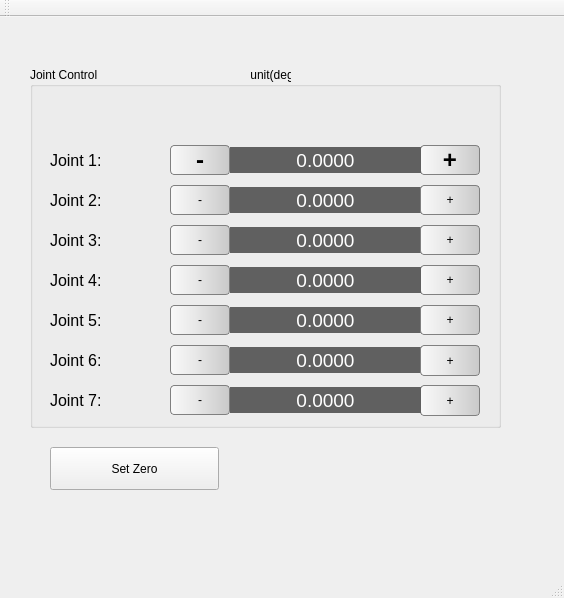
<?xml version="1.0" encoding="UTF-8"?>
<ui version="4.0">
 <class>MainWindow</class>
 <widget class="QMainWindow" name="MainWindow">
  <property name="geometry">
   <rect>
    <x>0</x>
    <y>0</y>
    <width>564</width>
    <height>598</height>
   </rect>
  </property>
  <property name="windowTitle">
   <string>Control Panel</string>
  </property>
  <widget class="QWidget" name="centralWidget">
   <widget class="QGroupBox" name="groupBox_3">
    <property name="geometry">
     <rect>
      <x>30</x>
      <y>50</y>
      <width>471</width>
      <height>361</height>
     </rect>
    </property>
    <property name="styleSheet">
     <string notr="true"/>
    </property>
    <property name="title">
     <string>Joint Control                                              unit(deg.)</string>
    </property>
    <widget class="QLabel" name="lb_joint5">
     <property name="geometry">
      <rect>
       <x>200</x>
       <y>240</y>
       <width>191</width>
       <height>26</height>
      </rect>
     </property>
     <property name="sizePolicy">
      <sizepolicy hsizetype="Expanding" vsizetype="Preferred">
       <horstretch>0</horstretch>
       <verstretch>0</verstretch>
      </sizepolicy>
     </property>
     <property name="font">
      <font>
       <pointsize>14</pointsize>
      </font>
     </property>
     <property name="styleSheet">
      <string notr="true">background-color: rgb(96, 96, 96);
color: white;</string>
     </property>
     <property name="text">
      <string>0.0000</string>
     </property>
     <property name="alignment">
      <set>Qt::AlignCenter</set>
     </property>
    </widget>
    <widget class="QPushButton" name="pbn_joint4Left">
     <property name="geometry">
      <rect>
       <x>140</x>
       <y>198</y>
       <width>60</width>
       <height>30</height>
      </rect>
     </property>
     <property name="sizePolicy">
      <sizepolicy hsizetype="Fixed" vsizetype="Fixed">
       <horstretch>0</horstretch>
       <verstretch>0</verstretch>
      </sizepolicy>
     </property>
     <property name="focusPolicy">
      <enum>Qt::NoFocus</enum>
     </property>
     <property name="styleSheet">
      <string notr="true">background-color: qlineargradient( x1:0, y1:0, x2:1, y2:0, stop:0 #F9F9F9, stop:0.4  #E9E9E9, stop:0.7 #D9D9D9, stop:1 #C9C9C9);
font: bold 18pt &quot;Ubuntu&quot;;
border: 1px solid rgb(128, 128, 128);
border-radius: 4px;</string>
     </property>
     <property name="text">
      <string>-</string>
     </property>
     <property name="autoRepeat">
      <bool>true</bool>
     </property>
    </widget>
    <widget class="QLabel" name="lb_joint2">
     <property name="geometry">
      <rect>
       <x>200</x>
       <y>120</y>
       <width>191</width>
       <height>26</height>
      </rect>
     </property>
     <property name="sizePolicy">
      <sizepolicy hsizetype="Expanding" vsizetype="Preferred">
       <horstretch>0</horstretch>
       <verstretch>0</verstretch>
      </sizepolicy>
     </property>
     <property name="font">
      <font>
       <pointsize>14</pointsize>
      </font>
     </property>
     <property name="styleSheet">
      <string notr="true">background-color: rgb(96, 96, 96);
color: white;</string>
     </property>
     <property name="text">
      <string>0.0000</string>
     </property>
     <property name="alignment">
      <set>Qt::AlignCenter</set>
     </property>
    </widget>
    <widget class="QPushButton" name="pbn_joint6Left">
     <property name="geometry">
      <rect>
       <x>140</x>
       <y>278</y>
       <width>60</width>
       <height>30</height>
      </rect>
     </property>
     <property name="sizePolicy">
      <sizepolicy hsizetype="Fixed" vsizetype="Fixed">
       <horstretch>0</horstretch>
       <verstretch>0</verstretch>
      </sizepolicy>
     </property>
     <property name="focusPolicy">
      <enum>Qt::NoFocus</enum>
     </property>
     <property name="styleSheet">
      <string notr="true">background-color: qlineargradient( x1:0, y1:0, x2:1, y2:0, stop:0 #F9F9F9, stop:0.4  #E9E9E9, stop:0.7 #D9D9D9, stop:1 #C9C9C9);
font: bold 18pt &quot;Ubuntu&quot;;
border: 1px solid rgb(128, 128, 128);
border-radius: 4px;</string>
     </property>
     <property name="text">
      <string>-</string>
     </property>
     <property name="autoRepeat">
      <bool>true</bool>
     </property>
    </widget>
    <widget class="QPushButton" name="pbn_joint2Left">
     <property name="geometry">
      <rect>
       <x>140</x>
       <y>118</y>
       <width>60</width>
       <height>30</height>
      </rect>
     </property>
     <property name="sizePolicy">
      <sizepolicy hsizetype="Fixed" vsizetype="Fixed">
       <horstretch>0</horstretch>
       <verstretch>0</verstretch>
      </sizepolicy>
     </property>
     <property name="focusPolicy">
      <enum>Qt::NoFocus</enum>
     </property>
     <property name="styleSheet">
      <string notr="true">background-color: qlineargradient( x1:0, y1:0, x2:1, y2:0, stop:0 #F9F9F9, stop:0.4  #E9E9E9, stop:0.7 #D9D9D9, stop:1 #C9C9C9);
font: bold 18pt &quot;Ubuntu&quot;;
border: 1px solid rgb(128, 128, 128);
border-radius: 4px;</string>
     </property>
     <property name="text">
      <string>-</string>
     </property>
     <property name="autoRepeat">
      <bool>true</bool>
     </property>
    </widget>
    <widget class="QLabel" name="lb_joint3">
     <property name="geometry">
      <rect>
       <x>200</x>
       <y>160</y>
       <width>191</width>
       <height>26</height>
      </rect>
     </property>
     <property name="sizePolicy">
      <sizepolicy hsizetype="Expanding" vsizetype="Preferred">
       <horstretch>0</horstretch>
       <verstretch>0</verstretch>
      </sizepolicy>
     </property>
     <property name="font">
      <font>
       <pointsize>14</pointsize>
      </font>
     </property>
     <property name="styleSheet">
      <string notr="true">background-color: rgb(96, 96, 96);
color: white;</string>
     </property>
     <property name="text">
      <string>0.0000</string>
     </property>
     <property name="alignment">
      <set>Qt::AlignCenter</set>
     </property>
    </widget>
    <widget class="QPushButton" name="pbn_joint4Right">
     <property name="geometry">
      <rect>
       <x>390</x>
       <y>198</y>
       <width>60</width>
       <height>30</height>
      </rect>
     </property>
     <property name="sizePolicy">
      <sizepolicy hsizetype="Fixed" vsizetype="Fixed">
       <horstretch>0</horstretch>
       <verstretch>0</verstretch>
      </sizepolicy>
     </property>
     <property name="focusPolicy">
      <enum>Qt::NoFocus</enum>
     </property>
     <property name="styleSheet">
      <string notr="true">background-color: qlineargradient( x1:0, y1:0, x2:1, y2:0, stop:0 #F9F9F9, stop:0.4  #E9E9E9, stop:0.7 #D9D9D9, stop:1 #C9C9C9);
font: bold 18pt &quot;Ubuntu&quot;;
border: 1px solid rgb(128, 128, 128);
border-radius: 4px;</string>
     </property>
     <property name="text">
      <string>+</string>
     </property>
     <property name="autoRepeat">
      <bool>true</bool>
     </property>
    </widget>
    <widget class="QPushButton" name="pbn_joint1Right">
     <property name="geometry">
      <rect>
       <x>390</x>
       <y>78</y>
       <width>60</width>
       <height>30</height>
      </rect>
     </property>
     <property name="sizePolicy">
      <sizepolicy hsizetype="Fixed" vsizetype="Fixed">
       <horstretch>0</horstretch>
       <verstretch>0</verstretch>
      </sizepolicy>
     </property>
     <property name="font">
      <font>
       <family>Ubuntu</family>
       <pointsize>18</pointsize>
       <weight>75</weight>
       <italic>false</italic>
       <bold>true</bold>
      </font>
     </property>
     <property name="focusPolicy">
      <enum>Qt::NoFocus</enum>
     </property>
     <property name="styleSheet">
      <string notr="true">background-color: qlineargradient( x1:0, y1:0, x2:1, y2:0, stop:0 #F9F9F9, stop:0.4  #E9E9E9, stop:0.7 #D9D9D9, stop:1 #C9C9C9);
font: bold 18pt &quot;Ubuntu&quot;;
border: 1px solid rgb(128, 128, 128);
border-radius: 4px;</string>
     </property>
     <property name="text">
      <string>+</string>
     </property>
     <property name="autoRepeat">
      <bool>true</bool>
     </property>
    </widget>
    <widget class="QLabel" name="lb_joint6">
     <property name="geometry">
      <rect>
       <x>200</x>
       <y>280</y>
       <width>191</width>
       <height>26</height>
      </rect>
     </property>
     <property name="sizePolicy">
      <sizepolicy hsizetype="Expanding" vsizetype="Preferred">
       <horstretch>0</horstretch>
       <verstretch>0</verstretch>
      </sizepolicy>
     </property>
     <property name="font">
      <font>
       <pointsize>14</pointsize>
      </font>
     </property>
     <property name="styleSheet">
      <string notr="true">background-color: rgb(96, 96, 96);
color: white;</string>
     </property>
     <property name="text">
      <string>0.0000</string>
     </property>
     <property name="alignment">
      <set>Qt::AlignCenter</set>
     </property>
    </widget>
    <widget class="QPushButton" name="pbn_joint6Right">
     <property name="geometry">
      <rect>
       <x>390</x>
       <y>278</y>
       <width>60</width>
       <height>31</height>
      </rect>
     </property>
     <property name="sizePolicy">
      <sizepolicy hsizetype="Fixed" vsizetype="Fixed">
       <horstretch>0</horstretch>
       <verstretch>0</verstretch>
      </sizepolicy>
     </property>
     <property name="focusPolicy">
      <enum>Qt::NoFocus</enum>
     </property>
     <property name="styleSheet">
      <string notr="true">background-color: qlineargradient( x1:0, y1:0, x2:1, y2:0, stop:0 #F9F9F9, stop:0.4  #E9E9E9, stop:0.7 #D9D9D9, stop:1 #C9C9C9);
font: bold 18pt &quot;Ubuntu&quot;;
border: 1px solid rgb(128, 128, 128);
border-radius: 4px;</string>
     </property>
     <property name="text">
      <string>+</string>
     </property>
     <property name="autoRepeat">
      <bool>true</bool>
     </property>
    </widget>
    <widget class="QPushButton" name="pbn_joint3Left">
     <property name="geometry">
      <rect>
       <x>140</x>
       <y>158</y>
       <width>60</width>
       <height>30</height>
      </rect>
     </property>
     <property name="sizePolicy">
      <sizepolicy hsizetype="Fixed" vsizetype="Fixed">
       <horstretch>0</horstretch>
       <verstretch>0</verstretch>
      </sizepolicy>
     </property>
     <property name="focusPolicy">
      <enum>Qt::NoFocus</enum>
     </property>
     <property name="styleSheet">
      <string notr="true">background-color: qlineargradient( x1:0, y1:0, x2:1, y2:0, stop:0 #F9F9F9, stop:0.4  #E9E9E9, stop:0.7 #D9D9D9, stop:1 #C9C9C9);
font: bold 18pt &quot;Ubuntu&quot;;
border: 1px solid rgb(128, 128, 128);
border-radius: 4px;</string>
     </property>
     <property name="text">
      <string>-</string>
     </property>
     <property name="autoRepeat">
      <bool>true</bool>
     </property>
    </widget>
    <widget class="QLabel" name="lb_joint4">
     <property name="geometry">
      <rect>
       <x>200</x>
       <y>200</y>
       <width>191</width>
       <height>26</height>
      </rect>
     </property>
     <property name="sizePolicy">
      <sizepolicy hsizetype="Expanding" vsizetype="Preferred">
       <horstretch>0</horstretch>
       <verstretch>0</verstretch>
      </sizepolicy>
     </property>
     <property name="font">
      <font>
       <pointsize>14</pointsize>
      </font>
     </property>
     <property name="styleSheet">
      <string notr="true">background-color: rgb(96, 96, 96);
color: white;</string>
     </property>
     <property name="text">
      <string>0.0000</string>
     </property>
     <property name="alignment">
      <set>Qt::AlignCenter</set>
     </property>
    </widget>
    <widget class="QPushButton" name="pbn_joint2Right">
     <property name="geometry">
      <rect>
       <x>390</x>
       <y>118</y>
       <width>60</width>
       <height>30</height>
      </rect>
     </property>
     <property name="sizePolicy">
      <sizepolicy hsizetype="Fixed" vsizetype="Fixed">
       <horstretch>0</horstretch>
       <verstretch>0</verstretch>
      </sizepolicy>
     </property>
     <property name="focusPolicy">
      <enum>Qt::NoFocus</enum>
     </property>
     <property name="styleSheet">
      <string notr="true">background-color: qlineargradient( x1:0, y1:0, x2:1, y2:0, stop:0 #F9F9F9, stop:0.4  #E9E9E9, stop:0.7 #D9D9D9, stop:1 #C9C9C9);
font: bold 18pt &quot;Ubuntu&quot;;
border: 1px solid rgb(128, 128, 128);
border-radius: 4px;</string>
     </property>
     <property name="text">
      <string>+</string>
     </property>
     <property name="autoRepeat">
      <bool>true</bool>
     </property>
    </widget>
    <widget class="QPushButton" name="pbn_joint5Right">
     <property name="geometry">
      <rect>
       <x>390</x>
       <y>238</y>
       <width>60</width>
       <height>30</height>
      </rect>
     </property>
     <property name="sizePolicy">
      <sizepolicy hsizetype="Fixed" vsizetype="Fixed">
       <horstretch>0</horstretch>
       <verstretch>0</verstretch>
      </sizepolicy>
     </property>
     <property name="focusPolicy">
      <enum>Qt::NoFocus</enum>
     </property>
     <property name="styleSheet">
      <string notr="true">background-color: qlineargradient( x1:0, y1:0, x2:1, y2:0, stop:0 #F9F9F9, stop:0.4  #E9E9E9, stop:0.7 #D9D9D9, stop:1 #C9C9C9);
font: bold 18pt &quot;Ubuntu&quot;;
border: 1px solid rgb(128, 128, 128);
border-radius: 4px;</string>
     </property>
     <property name="text">
      <string>+</string>
     </property>
     <property name="autoRepeat">
      <bool>true</bool>
     </property>
    </widget>
    <widget class="QPushButton" name="pbn_joint1Left">
     <property name="geometry">
      <rect>
       <x>140</x>
       <y>78</y>
       <width>60</width>
       <height>30</height>
      </rect>
     </property>
     <property name="sizePolicy">
      <sizepolicy hsizetype="Fixed" vsizetype="Fixed">
       <horstretch>0</horstretch>
       <verstretch>0</verstretch>
      </sizepolicy>
     </property>
     <property name="font">
      <font>
       <family>Ubuntu</family>
       <pointsize>18</pointsize>
       <weight>75</weight>
       <italic>false</italic>
       <bold>true</bold>
      </font>
     </property>
     <property name="focusPolicy">
      <enum>Qt::NoFocus</enum>
     </property>
     <property name="styleSheet">
      <string notr="true">background-color: qlineargradient( x1:0, y1:0, x2:1, y2:0, stop:0 #F9F9F9, stop:0.4  #E9E9E9, stop:0.7 #D9D9D9, stop:1 #C9C9C9);
font: bold 18pt &quot;Ubuntu&quot;;
border: 1px solid rgb(128, 128, 128);
border-radius: 4px;</string>
     </property>
     <property name="text">
      <string>-</string>
     </property>
     <property name="autoRepeat">
      <bool>true</bool>
     </property>
    </widget>
    <widget class="QLabel" name="lb_joint1">
     <property name="geometry">
      <rect>
       <x>200</x>
       <y>80</y>
       <width>191</width>
       <height>26</height>
      </rect>
     </property>
     <property name="sizePolicy">
      <sizepolicy hsizetype="Expanding" vsizetype="Preferred">
       <horstretch>0</horstretch>
       <verstretch>0</verstretch>
      </sizepolicy>
     </property>
     <property name="font">
      <font>
       <pointsize>14</pointsize>
      </font>
     </property>
     <property name="styleSheet">
      <string notr="true">background-color: rgb(96, 96, 96);
color: white;</string>
     </property>
     <property name="text">
      <string>0.0000</string>
     </property>
     <property name="alignment">
      <set>Qt::AlignCenter</set>
     </property>
    </widget>
    <widget class="QPushButton" name="pbn_joint5Left">
     <property name="geometry">
      <rect>
       <x>140</x>
       <y>238</y>
       <width>60</width>
       <height>30</height>
      </rect>
     </property>
     <property name="sizePolicy">
      <sizepolicy hsizetype="Fixed" vsizetype="Fixed">
       <horstretch>0</horstretch>
       <verstretch>0</verstretch>
      </sizepolicy>
     </property>
     <property name="focusPolicy">
      <enum>Qt::NoFocus</enum>
     </property>
     <property name="styleSheet">
      <string notr="true">background-color: qlineargradient( x1:0, y1:0, x2:1, y2:0, stop:0 #F9F9F9, stop:0.4  #E9E9E9, stop:0.7 #D9D9D9, stop:1 #C9C9C9);
font: bold 18pt &quot;Ubuntu&quot;;
border: 1px solid rgb(128, 128, 128);
border-radius: 4px;</string>
     </property>
     <property name="text">
      <string>-</string>
     </property>
     <property name="autoRepeat">
      <bool>true</bool>
     </property>
    </widget>
    <widget class="QPushButton" name="pbn_joint3Right">
     <property name="geometry">
      <rect>
       <x>390</x>
       <y>158</y>
       <width>60</width>
       <height>30</height>
      </rect>
     </property>
     <property name="sizePolicy">
      <sizepolicy hsizetype="Fixed" vsizetype="Fixed">
       <horstretch>0</horstretch>
       <verstretch>0</verstretch>
      </sizepolicy>
     </property>
     <property name="focusPolicy">
      <enum>Qt::NoFocus</enum>
     </property>
     <property name="styleSheet">
      <string notr="true">background-color: qlineargradient( x1:0, y1:0, x2:1, y2:0, stop:0 #F9F9F9, stop:0.4  #E9E9E9, stop:0.7 #D9D9D9, stop:1 #C9C9C9);
font: bold 18pt &quot;Ubuntu&quot;;
border: 1px solid rgb(128, 128, 128);
border-radius: 4px;</string>
     </property>
     <property name="text">
      <string>+</string>
     </property>
     <property name="autoRepeat">
      <bool>true</bool>
     </property>
    </widget>
    <widget class="QLabel" name="label_7">
     <property name="geometry">
      <rect>
       <x>20</x>
       <y>78</y>
       <width>101</width>
       <height>30</height>
      </rect>
     </property>
     <property name="font">
      <font>
       <pointsize>12</pointsize>
      </font>
     </property>
     <property name="text">
      <string>Joint 1:</string>
     </property>
    </widget>
    <widget class="QLabel" name="label_10">
     <property name="geometry">
      <rect>
       <x>20</x>
       <y>118</y>
       <width>101</width>
       <height>30</height>
      </rect>
     </property>
     <property name="font">
      <font>
       <pointsize>12</pointsize>
      </font>
     </property>
     <property name="text">
      <string>Joint 2:</string>
     </property>
    </widget>
    <widget class="QLabel" name="label_11">
     <property name="geometry">
      <rect>
       <x>20</x>
       <y>158</y>
       <width>101</width>
       <height>30</height>
      </rect>
     </property>
     <property name="font">
      <font>
       <pointsize>12</pointsize>
      </font>
     </property>
     <property name="text">
      <string>Joint 3:</string>
     </property>
    </widget>
    <widget class="QLabel" name="label_13">
     <property name="geometry">
      <rect>
       <x>20</x>
       <y>198</y>
       <width>101</width>
       <height>30</height>
      </rect>
     </property>
     <property name="font">
      <font>
       <pointsize>12</pointsize>
      </font>
     </property>
     <property name="text">
      <string>Joint 4:</string>
     </property>
    </widget>
    <widget class="QLabel" name="label_15">
     <property name="geometry">
      <rect>
       <x>20</x>
       <y>238</y>
       <width>101</width>
       <height>30</height>
      </rect>
     </property>
     <property name="font">
      <font>
       <pointsize>12</pointsize>
      </font>
     </property>
     <property name="text">
      <string>Joint 5:</string>
     </property>
    </widget>
    <widget class="QLabel" name="label_17">
     <property name="geometry">
      <rect>
       <x>20</x>
       <y>278</y>
       <width>101</width>
       <height>30</height>
      </rect>
     </property>
     <property name="font">
      <font>
       <pointsize>12</pointsize>
      </font>
     </property>
     <property name="text">
      <string>Joint 6:</string>
     </property>
    </widget>
    <widget class="QPushButton" name="pbn_joint7Left">
     <property name="geometry">
      <rect>
       <x>140</x>
       <y>318</y>
       <width>60</width>
       <height>30</height>
      </rect>
     </property>
     <property name="sizePolicy">
      <sizepolicy hsizetype="Fixed" vsizetype="Fixed">
       <horstretch>0</horstretch>
       <verstretch>0</verstretch>
      </sizepolicy>
     </property>
     <property name="focusPolicy">
      <enum>Qt::NoFocus</enum>
     </property>
     <property name="styleSheet">
      <string notr="true">background-color: qlineargradient( x1:0, y1:0, x2:1, y2:0, stop:0 #F9F9F9, stop:0.4  #E9E9E9, stop:0.7 #D9D9D9, stop:1 #C9C9C9);
font: bold 18pt &quot;Ubuntu&quot;;
border: 1px solid rgb(128, 128, 128);
border-radius: 4px;</string>
     </property>
     <property name="text">
      <string>-</string>
     </property>
     <property name="autoRepeat">
      <bool>true</bool>
     </property>
    </widget>
    <widget class="QPushButton" name="pbn_joint7Right">
     <property name="geometry">
      <rect>
       <x>390</x>
       <y>318</y>
       <width>60</width>
       <height>31</height>
      </rect>
     </property>
     <property name="sizePolicy">
      <sizepolicy hsizetype="Fixed" vsizetype="Fixed">
       <horstretch>0</horstretch>
       <verstretch>0</verstretch>
      </sizepolicy>
     </property>
     <property name="focusPolicy">
      <enum>Qt::NoFocus</enum>
     </property>
     <property name="styleSheet">
      <string notr="true">background-color: qlineargradient( x1:0, y1:0, x2:1, y2:0, stop:0 #F9F9F9, stop:0.4  #E9E9E9, stop:0.7 #D9D9D9, stop:1 #C9C9C9);
font: bold 18pt &quot;Ubuntu&quot;;
border: 1px solid rgb(128, 128, 128);
border-radius: 4px;</string>
     </property>
     <property name="text">
      <string>+</string>
     </property>
     <property name="autoRepeat">
      <bool>true</bool>
     </property>
    </widget>
    <widget class="QLabel" name="label_18">
     <property name="geometry">
      <rect>
       <x>20</x>
       <y>318</y>
       <width>101</width>
       <height>30</height>
      </rect>
     </property>
     <property name="font">
      <font>
       <pointsize>12</pointsize>
      </font>
     </property>
     <property name="text">
      <string>Joint 7:</string>
     </property>
    </widget>
    <widget class="QLabel" name="lb_joint7">
     <property name="geometry">
      <rect>
       <x>200</x>
       <y>320</y>
       <width>191</width>
       <height>26</height>
      </rect>
     </property>
     <property name="sizePolicy">
      <sizepolicy hsizetype="Expanding" vsizetype="Preferred">
       <horstretch>0</horstretch>
       <verstretch>0</verstretch>
      </sizepolicy>
     </property>
     <property name="font">
      <font>
       <pointsize>14</pointsize>
      </font>
     </property>
     <property name="styleSheet">
      <string notr="true">background-color: rgb(96, 96, 96);
color: white;</string>
     </property>
     <property name="text">
      <string>0.0000</string>
     </property>
     <property name="alignment">
      <set>Qt::AlignCenter</set>
     </property>
    </widget>
   </widget>
   <widget class="QPushButton" name="pushButton">
    <property name="geometry">
     <rect>
      <x>50</x>
      <y>430</y>
      <width>169</width>
      <height>43</height>
     </rect>
    </property>
    <property name="text">
     <string>Set Zero</string>
    </property>
   </widget>
  </widget>
  <widget class="QMenuBar" name="menuBar">
   <property name="geometry">
    <rect>
     <x>0</x>
     <y>0</y>
     <width>564</width>
     <height>46</height>
    </rect>
   </property>
  </widget>
  <widget class="QToolBar" name="mainToolBar">
   <attribute name="toolBarArea">
    <enum>TopToolBarArea</enum>
   </attribute>
   <attribute name="toolBarBreak">
    <bool>false</bool>
   </attribute>
  </widget>
  <widget class="QStatusBar" name="statusBar"/>
 </widget>
 <layoutdefault spacing="6" margin="11"/>
 <resources/>
 <connections/>
</ui>
